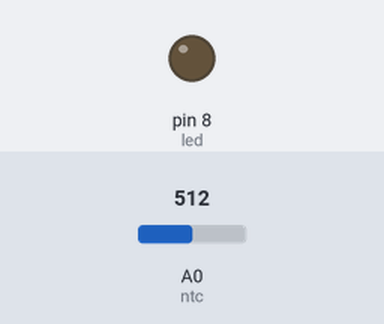
Simulated run of this sketch. Board: Arduino Uno, built with avr-gcc and run on an emulated ATmega328P. On the bench: output pins drawn as LEDs (lit = HIGH). Dashed ring = blinking. Inputs (shaded band) come from the test bench; at power-on: A0 (ntc) = 512.

Above: at 1.2 s.
1.3 s: A0 (ntc) set to 594
2.8 s: A0 (ntc) set to 617
At 3.04 s:
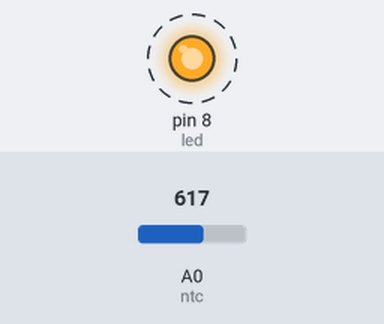
5.8 s: A0 (ntc) set to 590
At 5.8 s:
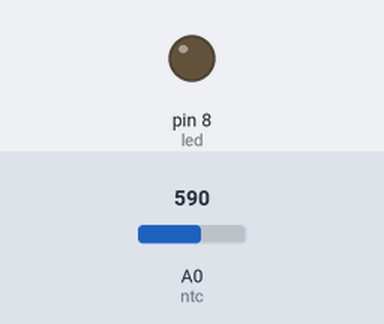
7.3 s: A0 (ntc) set to 610
At 7.54 s:
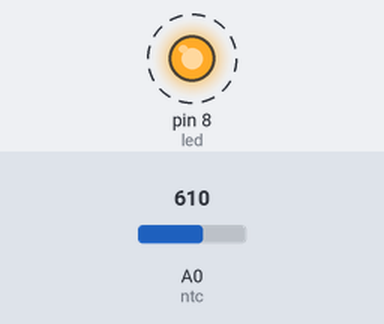
Timing chart, 0 to 11.3 s (numbered marks = the images above; inputs shaded):
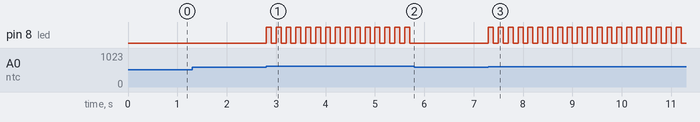

Measured:
- the behaviour switches between 600 and 601 on A0 (ntc) (found by bisection; images 0 and 1)
- after the input at 1.3 s, every drawn part: stays the same
- after the input at 2.8 s, pin 8 (led): alternates HIGH for 0.10 s and LOW for 0.10 s, starting at once
- after the input at 5.8 s, pin 8 (led): stops changing and stays LOW
- after the input at 7.3 s, pin 8 (led): alternates HIGH for 0.10 s and LOW for 0.10 s, starting at once

The sketch:

AlarmTempNTC.ino
```cpp
const int ntc = A0;
const int led = 8;

unsigned long tempoAnterior = 0;
bool estadoLed = false;

void setup() {
  pinMode(led, OUTPUT);
}

void loop() {
  int valor = analogRead(ntc);

  if (valor > 600) { // ajuste conforme necessário
    if (millis() - tempoAnterior >= 100) {
      tempoAnterior = millis();
      estadoLed = !estadoLed;
      digitalWrite(led, estadoLed);
    }
  } else {
    digitalWrite(led, LOW);
  }
}
```
